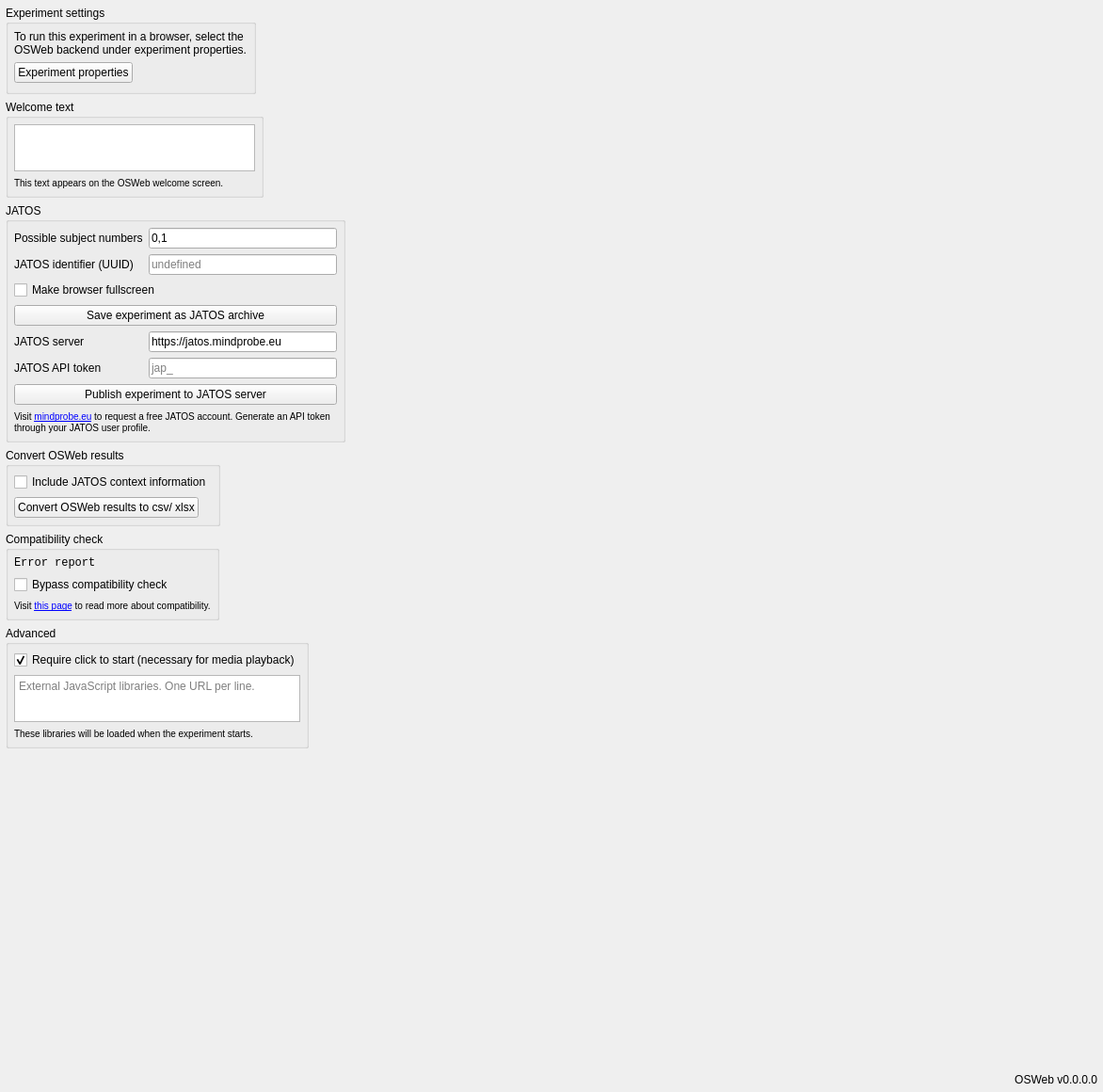
<?xml version="1.0" encoding="UTF-8"?>
<ui version="4.0">
 <class>OSWebControlPanel</class>
 <widget class="QWidget" name="OSWebControlPanel">
  <property name="geometry">
   <rect>
    <x>0</x>
    <y>0</y>
    <width>1172</width>
    <height>1160</height>
   </rect>
  </property>
  <property name="windowTitle">
   <string>Form</string>
  </property>
  <layout class="QVBoxLayout" name="verticalLayout">
   <property name="spacing">
    <number>6</number>
   </property>
   <property name="leftMargin">
    <number>6</number>
   </property>
   <property name="topMargin">
    <number>6</number>
   </property>
   <property name="rightMargin">
    <number>6</number>
   </property>
   <property name="bottomMargin">
    <number>6</number>
   </property>
   <item>
    <widget class="QGroupBox" name="groupbox_experiment_properties">
     <property name="sizePolicy">
      <sizepolicy hsizetype="Fixed" vsizetype="Preferred">
       <horstretch>0</horstretch>
       <verstretch>0</verstretch>
      </sizepolicy>
     </property>
     <property name="title">
      <string>Experiment settings</string>
     </property>
     <layout class="QVBoxLayout" name="verticalLayout_5">
      <property name="leftMargin">
       <number>6</number>
      </property>
      <property name="topMargin">
       <number>6</number>
      </property>
      <property name="rightMargin">
       <number>6</number>
      </property>
      <item>
       <widget class="QLabel" name="label_5">
        <property name="sizePolicy">
         <sizepolicy hsizetype="Expanding" vsizetype="Preferred">
          <horstretch>0</horstretch>
          <verstretch>0</verstretch>
         </sizepolicy>
        </property>
        <property name="text">
         <string>To run this experiment in a browser, select the OSWeb backend under experiment properties.</string>
        </property>
        <property name="wordWrap">
         <bool>true</bool>
        </property>
       </widget>
      </item>
      <item>
       <widget class="QPushButton" name="button_experiment_properties">
        <property name="sizePolicy">
         <sizepolicy hsizetype="Fixed" vsizetype="Fixed">
          <horstretch>0</horstretch>
          <verstretch>0</verstretch>
         </sizepolicy>
        </property>
        <property name="text">
         <string>Experiment properties</string>
        </property>
       </widget>
      </item>
     </layout>
    </widget>
   </item>
   <item>
    <widget class="QGroupBox" name="groupBox_4">
     <property name="sizePolicy">
      <sizepolicy hsizetype="Fixed" vsizetype="Fixed">
       <horstretch>0</horstretch>
       <verstretch>0</verstretch>
      </sizepolicy>
     </property>
     <property name="title">
      <string>Welcome text</string>
     </property>
     <layout class="QVBoxLayout" name="verticalLayout_3">
      <property name="leftMargin">
       <number>6</number>
      </property>
      <property name="topMargin">
       <number>6</number>
      </property>
      <property name="rightMargin">
       <number>6</number>
      </property>
      <property name="bottomMargin">
       <number>6</number>
      </property>
      <item>
       <widget class="QPlainTextEdit" name="plaintextedit_welcome_text">
        <property name="maximumSize">
         <size>
          <width>16777215</width>
          <height>50</height>
         </size>
        </property>
       </widget>
      </item>
      <item>
       <widget class="QLabel" name="label_3">
        <property name="text">
         <string>&lt;small&gt;This text appears on the OSWeb welcome screen.&lt;/small&gt;</string>
        </property>
       </widget>
      </item>
     </layout>
    </widget>
   </item>
   <item>
    <widget class="QGroupBox" name="groupBox">
     <property name="sizePolicy">
      <sizepolicy hsizetype="Fixed" vsizetype="Preferred">
       <horstretch>0</horstretch>
       <verstretch>0</verstretch>
      </sizepolicy>
     </property>
     <property name="title">
      <string>JATOS</string>
     </property>
     <layout class="QFormLayout" name="formLayout">
      <property name="leftMargin">
       <number>6</number>
      </property>
      <property name="topMargin">
       <number>6</number>
      </property>
      <property name="rightMargin">
       <number>6</number>
      </property>
      <property name="bottomMargin">
       <number>6</number>
      </property>
      <item row="0" column="0">
       <widget class="QLabel" name="label_subject">
        <property name="text">
         <string>Possible subject numbers</string>
        </property>
       </widget>
      </item>
      <item row="0" column="1">
       <widget class="QLineEdit" name="linedit_subject">
        <property name="text">
         <string>0,1</string>
        </property>
       </widget>
      </item>
      <item row="1" column="0">
       <widget class="QLabel" name="label_uuid">
        <property name="text">
         <string>JATOS identifier (UUID)</string>
        </property>
       </widget>
      </item>
      <item row="1" column="1">
       <widget class="QLineEdit" name="edit_uuid">
        <property name="readOnly">
         <bool>true</bool>
        </property>
        <property name="placeholderText">
         <string>undefined</string>
        </property>
       </widget>
      </item>
      <item row="2" column="0" colspan="2">
       <widget class="QCheckBox" name="checkbox_fullscreen">
        <property name="text">
         <string>Make browser fullscreen</string>
        </property>
       </widget>
      </item>
      <item row="3" column="0" colspan="2">
       <widget class="QPushButton" name="button_export">
        <property name="text">
         <string>Save experiment as JATOS archive</string>
        </property>
        <property name="icon">
         <iconset theme="document-save-as">
          <normaloff>.</normaloff>.</iconset>
        </property>
       </widget>
      </item>
      <item row="7" column="0" colspan="2">
       <widget class="QLabel" name="label_2">
        <property name="text">
         <string>&lt;small&gt;Visit &lt;a href=&quot;https://mindprobe.eu&quot;&gt;mindprobe.eu&lt;/a&gt; to request a free JATOS account. Generate an API token through your JATOS user profile.&lt;/small&gt;</string>
        </property>
        <property name="wordWrap">
         <bool>true</bool>
        </property>
        <property name="openExternalLinks">
         <bool>true</bool>
        </property>
       </widget>
      </item>
      <item row="4" column="0">
       <widget class="QLabel" name="label_6">
        <property name="text">
         <string>JATOS server</string>
        </property>
       </widget>
      </item>
      <item row="4" column="1">
       <widget class="QLineEdit" name="cfg_oswebext_jatos_url">
        <property name="minimumSize">
         <size>
          <width>200</width>
          <height>0</height>
         </size>
        </property>
        <property name="text">
         <string>https://jatos.mindprobe.eu</string>
        </property>
       </widget>
      </item>
      <item row="5" column="0">
       <widget class="QLabel" name="label_7">
        <property name="text">
         <string>JATOS API token</string>
        </property>
       </widget>
      </item>
      <item row="5" column="1">
       <widget class="QLineEdit" name="cfg_oswebext_jatos_api_token">
        <property name="placeholderText">
         <string>jap_</string>
        </property>
       </widget>
      </item>
      <item row="6" column="0" colspan="2">
       <widget class="QPushButton" name="button_publish">
        <property name="text">
         <string>Publish experiment to JATOS server</string>
        </property>
        <property name="icon">
         <iconset theme="applications-internet"/>
        </property>
       </widget>
      </item>
     </layout>
    </widget>
   </item>
   <item>
    <widget class="QGroupBox" name="groupBox_2">
     <property name="sizePolicy">
      <sizepolicy hsizetype="Fixed" vsizetype="Fixed">
       <horstretch>0</horstretch>
       <verstretch>0</verstretch>
      </sizepolicy>
     </property>
     <property name="title">
      <string>Convert OSWeb results</string>
     </property>
     <layout class="QFormLayout" name="formLayout_2">
      <property name="horizontalSpacing">
       <number>6</number>
      </property>
      <property name="leftMargin">
       <number>6</number>
      </property>
      <property name="topMargin">
       <number>6</number>
      </property>
      <property name="rightMargin">
       <number>6</number>
      </property>
      <property name="bottomMargin">
       <number>6</number>
      </property>
      <item row="0" column="0">
       <widget class="QCheckBox" name="cfg_oswebext_include_context">
        <property name="text">
         <string>Include JATOS context information</string>
        </property>
       </widget>
      </item>
      <item row="1" column="0">
       <widget class="QPushButton" name="button_convert">
        <property name="text">
         <string>Convert OSWeb results to csv/ xlsx</string>
        </property>
        <property name="icon">
         <iconset theme="x-office-spreadsheet">
          <normaloff>.</normaloff>.</iconset>
        </property>
       </widget>
      </item>
     </layout>
    </widget>
   </item>
   <item>
    <widget class="QGroupBox" name="groupBox_3">
     <property name="sizePolicy">
      <sizepolicy hsizetype="Fixed" vsizetype="Preferred">
       <horstretch>0</horstretch>
       <verstretch>0</verstretch>
      </sizepolicy>
     </property>
     <property name="title">
      <string>Compatibility check</string>
     </property>
     <layout class="QVBoxLayout" name="verticalLayout_2">
      <property name="leftMargin">
       <number>6</number>
      </property>
      <property name="topMargin">
       <number>6</number>
      </property>
      <property name="rightMargin">
       <number>6</number>
      </property>
      <property name="bottomMargin">
       <number>6</number>
      </property>
      <item>
       <widget class="QLabel" name="label_linter">
        <property name="font">
         <font>
          <family>Monospace</family>
          <weight>50</weight>
          <bold>false</bold>
         </font>
        </property>
        <property name="text">
         <string>Error report</string>
        </property>
       </widget>
      </item>
      <item>
       <widget class="QCheckBox" name="checkbox_bypass_linter">
        <property name="text">
         <string>Bypass compatibility check</string>
        </property>
       </widget>
      </item>
      <item>
       <widget class="QLabel" name="label">
        <property name="text">
         <string>&lt;small&gt;Visit &lt;a href=&quot;https://osdoc.cogsci.nl/manual/osweb/workflow&quot;&gt;this page&lt;/a&gt; to read more about compatibility.&lt;/small&gt;</string>
        </property>
        <property name="openExternalLinks">
         <bool>true</bool>
        </property>
       </widget>
      </item>
     </layout>
    </widget>
   </item>
   <item>
    <widget class="QGroupBox" name="groupBox_6">
     <property name="sizePolicy">
      <sizepolicy hsizetype="Fixed" vsizetype="Fixed">
       <horstretch>0</horstretch>
       <verstretch>0</verstretch>
      </sizepolicy>
     </property>
     <property name="title">
      <string>Advanced</string>
     </property>
     <layout class="QVBoxLayout" name="verticalLayout_6">
      <property name="leftMargin">
       <number>6</number>
      </property>
      <property name="topMargin">
       <number>6</number>
      </property>
      <property name="rightMargin">
       <number>6</number>
      </property>
      <property name="bottomMargin">
       <number>6</number>
      </property>
      <item>
       <widget class="QCheckBox" name="checkbox_intro_click">
        <property name="text">
         <string>Require click to start (necessary for media playback)</string>
        </property>
        <property name="checked">
         <bool>true</bool>
        </property>
       </widget>
      </item>
      <item>
       <widget class="QPlainTextEdit" name="plaintextedit_external_js">
        <property name="sizePolicy">
         <sizepolicy hsizetype="Expanding" vsizetype="Expanding">
          <horstretch>0</horstretch>
          <verstretch>0</verstretch>
         </sizepolicy>
        </property>
        <property name="maximumSize">
         <size>
          <width>16777215</width>
          <height>50</height>
         </size>
        </property>
        <property name="placeholderText">
         <string>External JavaScript libraries. One URL per line.</string>
        </property>
       </widget>
      </item>
      <item>
       <widget class="QLabel" name="label_4">
        <property name="text">
         <string>&lt;small&gt;These libraries will be loaded when the experiment starts.&lt;/small&gt;</string>
        </property>
       </widget>
      </item>
     </layout>
    </widget>
   </item>
   <item>
    <spacer name="verticalSpacer">
     <property name="orientation">
      <enum>Qt::Vertical</enum>
     </property>
     <property name="sizeHint" stdset="0">
      <size>
       <width>20</width>
       <height>40</height>
      </size>
     </property>
    </spacer>
   </item>
   <item>
    <widget class="QLabel" name="label_version">
     <property name="text">
      <string>OSWeb v0.0.0.0</string>
     </property>
     <property name="alignment">
      <set>Qt::AlignRight|Qt::AlignTrailing|Qt::AlignVCenter</set>
     </property>
    </widget>
   </item>
  </layout>
 </widget>
 <resources/>
 <connections/>
</ui>
